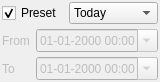
<?xml version="1.0" encoding="UTF-8"?>
<ui version="4.0">
 <class>DateTimeFilterWidget</class>
 <widget class="QWidget" name="DateTimeFilterWidget">
  <property name="geometry">
   <rect>
    <x>0</x>
    <y>0</y>
    <width>119</width>
    <height>82</height>
   </rect>
  </property>
  <property name="windowTitle">
   <string>Form</string>
  </property>
  <layout class="QVBoxLayout" name="verticalLayout">
   <property name="spacing">
    <number>4</number>
   </property>
   <property name="leftMargin">
    <number>2</number>
   </property>
   <property name="topMargin">
    <number>2</number>
   </property>
   <property name="rightMargin">
    <number>2</number>
   </property>
   <property name="bottomMargin">
    <number>2</number>
   </property>
   <item>
    <widget class="QWidget" name="widget" native="true">
     <layout class="QHBoxLayout" name="horizontalLayout">
      <property name="leftMargin">
       <number>0</number>
      </property>
      <property name="topMargin">
       <number>0</number>
      </property>
      <property name="rightMargin">
       <number>0</number>
      </property>
      <property name="bottomMargin">
       <number>0</number>
      </property>
      <item>
       <widget class="QCheckBox" name="usePreset">
        <property name="text">
         <string>Preset</string>
        </property>
        <property name="checked">
         <bool>true</bool>
        </property>
       </widget>
      </item>
      <item>
       <widget class="QComboBox" name="preset">
        <item>
         <property name="text">
          <string>Today</string>
         </property>
        </item>
        <item>
         <property name="text">
          <string>Yesterday</string>
         </property>
        </item>
        <item>
         <property name="text">
          <string>This Week</string>
         </property>
        </item>
        <item>
         <property name="text">
          <string>Last Week</string>
         </property>
        </item>
        <item>
         <property name="text">
          <string>This Month</string>
         </property>
        </item>
        <item>
         <property name="text">
          <string>Last Month</string>
         </property>
        </item>
        <item>
         <property name="text">
          <string>This Year</string>
         </property>
        </item>
        <item>
         <property name="text">
          <string>Last Year</string>
         </property>
        </item>
       </widget>
      </item>
     </layout>
    </widget>
   </item>
   <item>
    <widget class="QWidget" name="widget_2" native="true">
     <property name="enabled">
      <bool>false</bool>
     </property>
     <layout class="QHBoxLayout" name="horizontalLayout_2">
      <property name="leftMargin">
       <number>0</number>
      </property>
      <property name="topMargin">
       <number>0</number>
      </property>
      <property name="rightMargin">
       <number>0</number>
      </property>
      <property name="bottomMargin">
       <number>0</number>
      </property>
      <item>
       <widget class="QLabel" name="label">
        <property name="text">
         <string>From</string>
        </property>
       </widget>
      </item>
      <item>
       <widget class="QDateTimeEdit" name="from">
        <property name="frame">
         <bool>true</bool>
        </property>
        <property name="displayFormat">
         <string>dd-MM-yyyy HH:mm</string>
        </property>
        <property name="calendarPopup">
         <bool>true</bool>
        </property>
       </widget>
      </item>
     </layout>
    </widget>
   </item>
   <item>
    <widget class="QWidget" name="widget_3" native="true">
     <property name="enabled">
      <bool>false</bool>
     </property>
     <layout class="QHBoxLayout" name="horizontalLayout_3">
      <property name="leftMargin">
       <number>0</number>
      </property>
      <property name="topMargin">
       <number>0</number>
      </property>
      <property name="rightMargin">
       <number>0</number>
      </property>
      <property name="bottomMargin">
       <number>0</number>
      </property>
      <item>
       <widget class="QLabel" name="label_2">
        <property name="text">
         <string>To</string>
        </property>
       </widget>
      </item>
      <item>
       <widget class="QDateTimeEdit" name="to">
        <property name="frame">
         <bool>true</bool>
        </property>
        <property name="displayFormat">
         <string>dd-MM-yyyy HH:mm</string>
        </property>
        <property name="calendarPopup">
         <bool>true</bool>
        </property>
       </widget>
      </item>
     </layout>
    </widget>
   </item>
  </layout>
 </widget>
 <resources/>
 <connections>
  <connection>
   <sender>usePreset</sender>
   <signal>toggled(bool)</signal>
   <receiver>widget_2</receiver>
   <slot>setDisabled(bool)</slot>
   <hints>
    <hint type="sourcelabel">
     <x>26</x>
     <y>13</y>
    </hint>
    <hint type="destinationlabel">
     <x>37</x>
     <y>34</y>
    </hint>
   </hints>
  </connection>
  <connection>
   <sender>usePreset</sender>
   <signal>toggled(bool)</signal>
   <receiver>widget_3</receiver>
   <slot>setDisabled(bool)</slot>
   <hints>
    <hint type="sourcelabel">
     <x>51</x>
     <y>10</y>
    </hint>
    <hint type="destinationlabel">
     <x>39</x>
     <y>58</y>
    </hint>
   </hints>
  </connection>
 </connections>
</ui>
